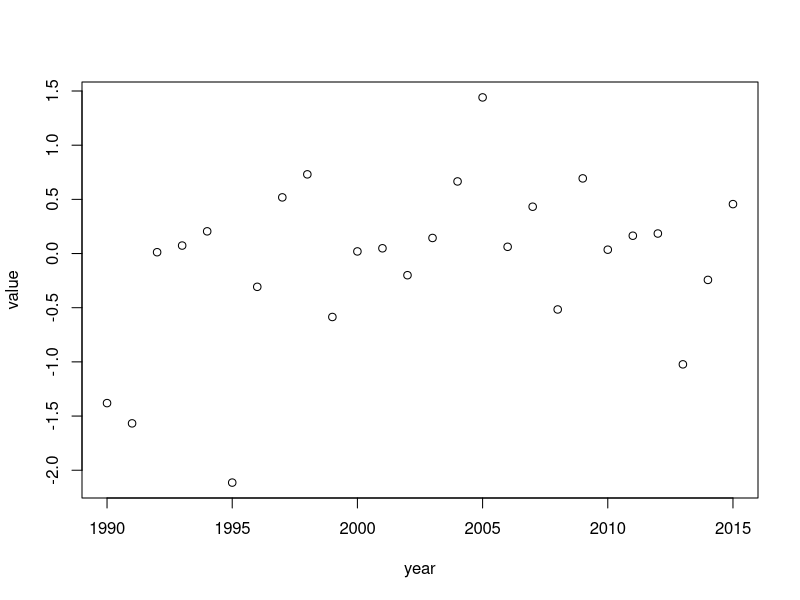

Write the R code that produced this figure.
## ---- chunk 1
x<-4
x
x*2
## ---- chunk 2
x^2
## ---- chunk 3
year<-seq(1990,2015)
value<-rnorm(26)
plot(year,value)
